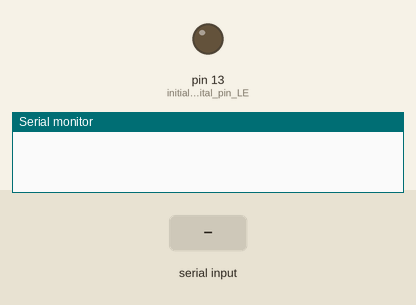
Simulated run of this sketch. Board: Arduino Uno, built with avr-gcc and run on an emulated ATmega328P. Shown: output pins drawn as LEDs (lit = HIGH), the last lines printed to the serial monitor. Inputs (shaded band) come from the test bench.

Above: at 1.2 s.
1.3 s: "on\n" received over Serial
At 2.5 s:
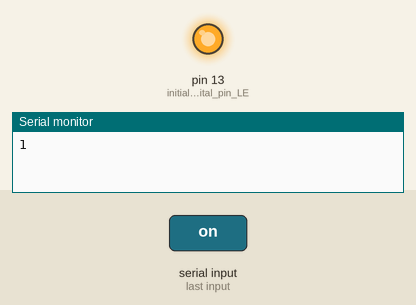
2.8 s: "off\n" received over Serial
At 3.9 s:
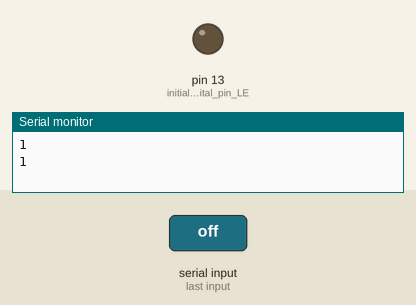
Timing chart, 0 to 5.8 s (numbered marks = the images above; inputs shaded):
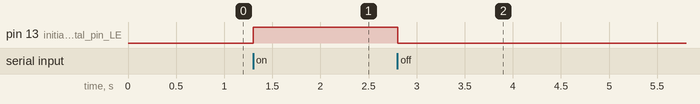

Measured:
- after the input at 1.3 s, pin 13 (initialize_digital_pin_LE): LOW → HIGH at once
- after the input at 2.8 s, pin 13 (initialize_digital_pin_LE): HIGH → LOW at once

The sketch:

arduino_serial_com_test.ino
```cpp
/*
 * Code that controls the operation of Arduino built-in LED via a command from a Raspberry Pi via serial communication
 *
*/

String command;

void setup() {
  Serial.begin(9600);
  pinMode(LED_BUILTIN, OUTPUT);   // initialize digital pin LED_BUILTIN as an output.

  // ensures serial connection is established before moving to loop
  while(!Serial) {
    ;
  }

}


// the loop function runs over and over again forever
void loop() {

  // checking is serial communication to RPI is available
  if(Serial.available()) {
    command = Serial.readStringUntil('\n');    // read string command
    command.trim();                            // removes any whitespace

    if(command.equals("on")) {
      digitalWrite(LED_BUILTIN, HIGH);        // turn the LED on (HIGH is the voltage level)
      Serial.println(1);                      // send int back to RPI to confirm command executed before next command issued
    }

    else if (command.equals("off")) {
      digitalWrite(LED_BUILTIN, LOW);          // turn the LED off (LOW is the voltage level)
      Serial.println(1);                      // send int back to RPI to confirm command executed before next command issued
    }
  }
}
```
